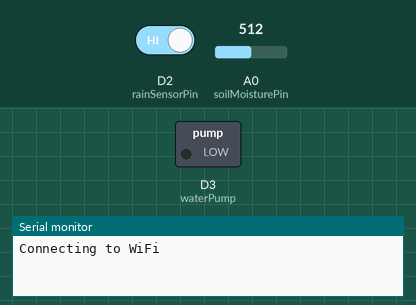
Recording of a sketch running on a simulated ESP8266 (NodeMCU). Parts: switched loads named in the sketch (green lamp = pin HIGH), the last lines printed to the serial monitor. The inputs (shaded band) are chosen by the test bench; at power-on: D2 (rainSensorPin) HIGH, A0 (soilMoisturePin) = 512. WiFi joins after 1.5 s; servers stay silent unless stated.

Above: at 0.1 s.
At 3.0 s:
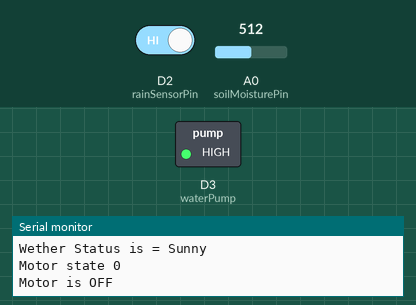
3.1 s: D2 (rainSensorPin) driven LOW
Timing chart, 0 to 6.1 s (numbered marks = the images above; inputs shaded):
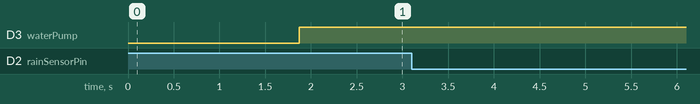

The sketch:

Code_of_Project.ino.ino
```cpp
#include <ESP8266WiFi.h>
#include <BlynkSimpleEsp8266.h>
#include <NewPing.h> // Only if using an ultrasonic water level sensor

// Replace with your WiFi credentials
char auth[] = "Your Blynk App Credintial";
char ssid[] = "Your WiFi Name";
char pass[] = "Your WiFi Password";

// Pins
const int waterLevelPin = D1;   // Pin for water level sensor
const int soilMoisturePin = A0; // Pin for soil moisture sensor
const int rainSensorPin = D2;   // Pin for rain sensor
const int waterPump = D3;       // pin for Motor

// Blynk virtual pins
#define SOIL_MOISTURE_VIRTUAL V0
#define WEATHER_STATUS_VIRTUAL V1
#define SOIL_MOISTURE_STATUS_VIRTUAL V2
#define WATER_PUMP_VIRTUAL V3

#define BLYNK_TEMPLATE_ID "Your Blynk Template ID"
#define BLYNK_TEMPLATE_NAME "Your Blynk Template NAME"

// Variables
int waterLevel;
int soilMoisture;
int rainSensorState;
bool blynkServerConnected = false;
int motorState;

// Function to read rain sensor state (1 if wet, 0 if dry)
int getRainSensorState()
{
  return digitalRead(rainSensorPin);
}

// Function to read soil moisture sensor value (0 to 1023)
int getSoilMoisture()
{
  return analogRead(soilMoisturePin);
}

void setup()
{
  Serial.begin(9600);

  pinMode(waterPump, OUTPUT);
  pinMode(rainSensorPin, INPUT);
  pinMode(soilMoisturePin, INPUT);
  pinMode(waterLevelPin, INPUT);

  // Connect to Wi-Fi
  WiFi.begin(ssid, pass);
  Serial.print("Connecting to WiFi");
  while (WiFi.status() != WL_CONNECTED)
  {
    delay(500);
    Serial.print(".");
  }
  Serial.println("\nConnected to WiFi");

  // Initialising Blynk
  Blynk.begin(auth, ssid, pass);

  // (Optional) Set the frequency for reading sensors // milisecond time to read
  Blynk.virtualWrite(SOIL_MOISTURE_VIRTUAL, 1000);  // 1 seconds
  Blynk.virtualWrite(WEATHER_STATUS_VIRTUAL, 1000); // 1 seconds
  Blynk.virtualWrite(WATER_PUMP_VIRTUAL, 100);      // 0.1 seconds
}

void loop()
{
  // connecting to Blynk server
  if (!blynkServerConnected)
  {
    Serial.print("\n\n\nConnecting to Blynk Server");
    while (!Blynk.connected())
    {
      delay(500);
      Serial.print(".");
    }
    Serial.println("\nConnected to Blynk Server");
    blynkServerConnected = true;
  }

  // soil moisture display section
  soilMoisture = getSoilMoisture();
  soilMoisture = (map(soilMoisture, 0, 1024, 0, 100) - 100) * -1; // converting value of range 0 - 1023 to range 0 - 100
  Blynk.virtualWrite(SOIL_MOISTURE_VIRTUAL, soilMoisture);
  Serial.print("Soil Moisture Data is = ");
  Serial.println(soilMoisture);
  if (soilMoisture < 20)
  {
    Blynk.virtualWrite(SOIL_MOISTURE_STATUS_VIRTUAL, "Soil is too DRY - Need Water");
  }
  else if (soilMoisture < 50 && soilMoisture >= 20)
  {
    Blynk.virtualWrite(SOIL_MOISTURE_STATUS_VIRTUAL, "Soil is PERFECT");
  }
  else
  {
    Blynk.virtualWrite(SOIL_MOISTURE_STATUS_VIRTUAL, "Soil is too WET");
  }

  // Weather Status display section
  rainSensorState = getRainSensorState();
  Serial.print("Wether Status is = ");
  if (rainSensorState == 0)
  {
    Serial.println("Raining");
    Blynk.virtualWrite(WEATHER_STATUS_VIRTUAL, "Raining");
  }
  else
  {
    Serial.println("Sunny");
    Blynk.virtualWrite(WEATHER_STATUS_VIRTUAL, "Not Raining");
  }

  // logic Section of Motor ON or OFF

  Serial.print("Motor state ");
  Serial.println(motorState);
  if (rainSensorState != 0 && soilMoisture <= 20 && motorState == 1)
  {
    Blynk.virtualWrite(WATER_PUMP_VIRTUAL, 1);
    digitalWrite(waterPump, LOW);
    Serial.println("Motor is ON\n\n");
  }
  else
  {
    Blynk.virtualWrite(WATER_PUMP_VIRTUAL, 0);
    digitalWrite(waterPump, HIGH);
    Serial.println("Motor is OFF\n\n");
  }

  Blynk.run();
  delay(1000); // the loop will run after every 1 second
}

BLYNK_CONNECTED()
{
  // Request the latest state from the server
  Blynk.syncVirtual(WATER_PUMP_VIRTUAL);
}
BLYNK_WRITE(V3)
{
  motorState = param.asInt(); // Get the state of the button (0 or 1)
}
```
